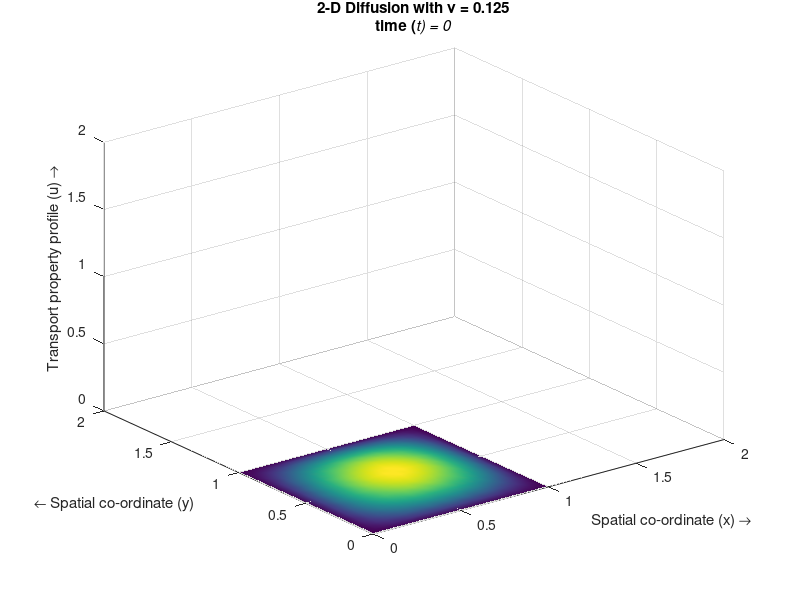

The MATLAB script that drew this image: (Note: this script raises an error after producing the figure.)
function [ resU ] = heat_2d( )
%UNTITLED Summary of this function goes here
%   Detailed explanation goes here


% Simulating the 2-D Diffusion equation by the Finite Difference
...Method 
% Numerical scheme used is a first order upwind in time and a second
...order central difference in space (Implicit and Explicit)

%%
%Specifying parameters
a=1;
b=1;
nx=21;                           %Number of steps in space(x)
ny=21;                           %Number of steps in space(y)       
nt=9; % nt==0 mean calculation in T==1*dt; nt==i -> T==(i+1)*dt  %Number of time steps 
dt=0.005;                         %Width of each time step
dx=a/(nx-1);                     %Width of space step(x)
dy=b/(ny-1);                     %Width of space step(y)
x=0:dx:a;                        %Range of x(0,2) and specifying the grid points
y=0:dy:b;                        %Range of y(0,2) and specifying the grid points
u=zeros(nx,ny);                  %Preallocating u
un=zeros(nx,ny);                 %Preallocating un
vis=0.2;                         %Diffusion coefficient/viscocity
UW=0.0;                            %x=0 Dirichlet B.C 
UE=0.0;                            %x=L Dirichlet B.C 
US=0.0;                            %y=0 Dirichlet B.C 
UN=0.0;                            %y=L Dirichlet B.C 
UnW=0.0;                           %x=0 Neumann B.C (du/dn=UnW)
UnE=0.0;                           %x=L Neumann B.C (du/dn=UnE)
UnS=0.0;                           %y=0 Neumann B.C (du/dn=UnS)
UnN=0.0;                           %y=L Neumann B.C (du/dn=UnN)

problemN = 0;

%%
%Initial Conditions
% for i=1:nx
%     for j=1:ny
%         if ((1<=y(j))&&(y(j)<=1.5)&&(1<=x(i))&&(x(i)<=1.5))
%             u(i,j)=2;
%         else
%             u(i,j)=0;
%         end
%     end
% end

%==============Test0================================================
%  u = repmat(0.2, [nx ny]);
%  u(ceil(nx*0.2):ceil(nx*0.8),ceil(ny*0.2):ceil(ny*0.8)) = 0.95;
%==============Test1================================================
% for i = 1:1:nx
%     for j = 1:1:ny
%         u(i,j) = -0.1*(1+2*pi)*sin(2*pi*(dx*i+dy*j));
%     end
% end
%==============Test2================================================
% for i = 1:1:nx
%     for j = 1:1:ny
%         u(i,j) = exp(-((dx*i - 0.5*2)^2 / (2*0.3*2^2) + (dy*j-0.5*2)^2 / (2*0.1*2^2) ));
%     end
% end
%==============Test3================================================
%u(:,:) = 0.95;
%===================================================================

%==============Test4================================================
% vis=(1.0/8.0);
% u = repmat(0.0, [nx ny]);
% u(:,1:11) = 0.5;
% u(1,:)=UW;
% u(nx,:)=UE;
% u(:,1)=US;
% u(:,ny)=UN;

%==============Test5================================================
% vis=(1.0/5.0);
% u = x'*y; 
% u(1,:)=UW;
% u(nx,:)=UE;
% problemN = 5;
% u(:,1)=US;
% u(:,ny)=UN;
%==============Test6================================================
vis=(1.0/8.0);
for i = 1:1:nx
    for j = 1:1:ny
        u(i,j) = x(i)*(1-x(i))* y(j) * (1-y(j));
    end
end
u(1,:)=UW;
u(nx,:)=UE;
u(:,1)=US;
u(:,ny)=UN;
%==============Test7================================================
% vis=(1.0/3.0);
% u = repmat(0.1, [nx ny]);
% u(1,:)=UW;
% u(nx,:)=UE;
% u(:,1)=US;
% problemN = 7;

%%
%B.C vector
bc=zeros(nx-2,ny-2);
bc(1,:)=UW/dx^2; bc(nx-2,:)=UE/dx^2;  %Dirichlet B.Cs
bc(:,1)=US/dy^2; bc(:,ny-2)=UN/dy^2;  %Dirichlet B.Cs
% bc(1,:)=-UnW/dx; bc(nx-2,:)=UnE/dx;  %Neumann B.Cs
%bc(:,nx-2)=UnN/dy;  bc(:,1)=-UnS/dy;  %Neumann B.Cs
%B.Cs at the corners:
bc(1,1)=UW/dx^2+US/dy^2; bc(nx-2,1)=UE/dx^2+US/dy^2;
bc(1,ny-2)=UW/dx^2+UN/dy^2; bc(nx-2,ny-2)=UE/dx^2+UN/dy^2;
bc=vis*dt*bc;

%Calculating the coefficient matrix for the implicit scheme
Ex=sparse(2:nx-2,1:nx-3,1,nx-2,nx-2);
Ax=Ex+Ex'-2*speye(nx-2);        %Dirichlet B.Cs
% Ax(1,1)=-1; Ax(nx-2,nx-2)=-1;  %Neumann B.Cs
Ey=sparse(2:ny-2,1:ny-3,1,ny-2,ny-2);
Ay=Ey+Ey'-2*speye(ny-2);        %Dirichlet B.Cs
% Ay(ny-2,ny-2)=-1; Ay(1,1)=-1;   %Neumann B.Cs
A=kron(Ay/dy^2,speye(nx-2))+kron(speye(ny-2),Ax/dx^2);
D=speye((nx-2)*(ny-2))-vis*dt*A;

%%
%Calculating the field variable for each time step
i=2:nx-1;
j=2:ny-1;
for it=0:nt
%     pause(1.0);
% if it == nt-1
%     break;
% end

    un=u;
    h=surf(x,y,u','EdgeColor','none');       %plotting the field variable
    shading interp
    axis ([0 2 0 2 0 2])
    title({['2-D Diffusion with {\nu} = ',num2str(vis)];['time (\itt) = ',num2str(it*dt)]})
    xlabel('Spatial co-ordinate (x) \rightarrow')
    ylabel('{\leftarrow} Spatial co-ordinate (y)')
    zlabel('Transport property profile (u) \rightarrow')
    drawnow; 
    refreshdata(h)
    %Uncomment as necessary
    %Implicit method:
%     U=un;U(1,:)=[];U(end,:)=[];U(:,1)=[];U(:,end)=[];
%     U=reshape(U+bc,[],1);
%     U=D\U;
%     U=reshape(U,nx-2,ny-2);
%     u(2:nx-1,2:ny-1)=U;
%     %Boundary conditions
%     %Dirichlet:
%     u(1,:)=UW;
%     u(nx,:)=UE;
%     u(:,1)=US;
%     u(:,ny)=UN;
%     %Neumann:
% %     u(1,:)=u(2,:)-UnW*dx;
% %     u(nx,:)=u(nx-1,:)+UnE*dx;
% %     u(:,1)=u(:,2)-UnS*dy;
% %     u(:,ny)=u(:,ny-1)+UnN*dy;
    %}
    %Explicit method:
    % %{
    u(i,j)=un(i,j)+(vis*dt*(un(i+1,j)-2*un(i,j)+un(i-1,j))/(dx*dx))+(vis*dt*(un(i,j+1)-2*un(i,j)+un(i,j-1))/(dy*dy));
    %Boundary conditions
    %Dirichlet:
    u(1,:)=UW;
    u(nx,:)=UE;
    if problemN == 5
        u(:,1)=u(:,2);%US;
        u(:,ny)=u(:,ny-1); %UN;
    elseif problemN == 7
        u(:,1)=US;
        u(:,ny)=u(:,ny-1); %UN;
    else
        u(:,1)=US;
        u(:,ny)=UN;
    end
    %Neumann:
    %u(1,:)=u(2,:)-UnW*dx;
    %u(nx,:)=u(nx-1,:)+UnE*dx;
    %u(:,1)=u(:,2)-UnS*dy;
    %u(:,ny)=u(:,ny-1)+UnN*dy;
    %}
end

resU = u;

end

